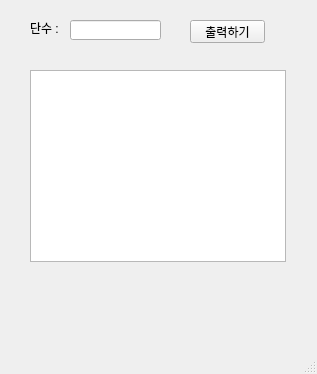
<?xml version="1.0" encoding="UTF-8"?>
<ui version="4.0">
 <class>MainWindow</class>
 <widget class="QMainWindow" name="MainWindow">
  <property name="geometry">
   <rect>
    <x>0</x>
    <y>0</y>
    <width>317</width>
    <height>374</height>
   </rect>
  </property>
  <property name="windowTitle">
   <string>MainWindow</string>
  </property>
  <widget class="QWidget" name="centralwidget">
   <widget class="QLineEdit" name="dan">
    <property name="geometry">
     <rect>
      <x>70</x>
      <y>20</y>
      <width>91</width>
      <height>20</height>
     </rect>
    </property>
    <property name="text">
     <string/>
    </property>
   </widget>
   <widget class="QLabel" name="label">
    <property name="geometry">
     <rect>
      <x>30</x>
      <y>20</y>
      <width>31</width>
      <height>16</height>
     </rect>
    </property>
    <property name="text">
     <string>단수 : </string>
    </property>
   </widget>
   <widget class="QPushButton" name="pb">
    <property name="geometry">
     <rect>
      <x>190</x>
      <y>20</y>
      <width>75</width>
      <height>23</height>
     </rect>
    </property>
    <property name="text">
     <string>출력하기</string>
    </property>
   </widget>
   <widget class="QTextBrowser" name="te">
    <property name="geometry">
     <rect>
      <x>30</x>
      <y>70</y>
      <width>256</width>
      <height>192</height>
     </rect>
    </property>
   </widget>
  </widget>
  <widget class="QMenuBar" name="menubar">
   <property name="geometry">
    <rect>
     <x>0</x>
     <y>0</y>
     <width>317</width>
     <height>21</height>
    </rect>
   </property>
  </widget>
  <widget class="QStatusBar" name="statusbar"/>
 </widget>
 <resources/>
 <connections/>
</ui>
